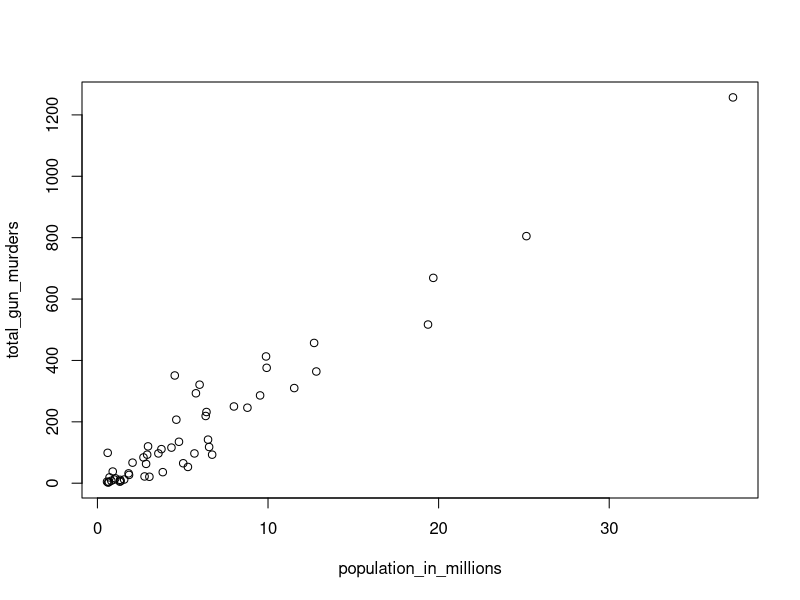
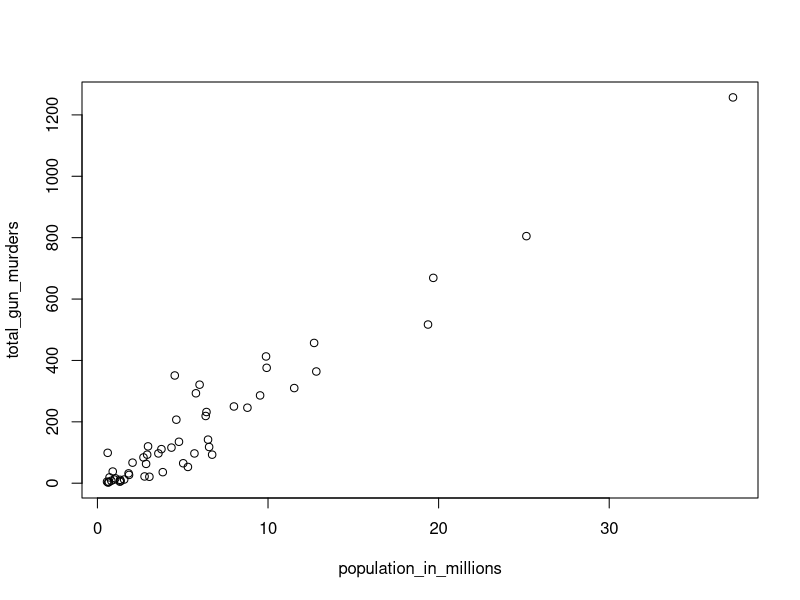
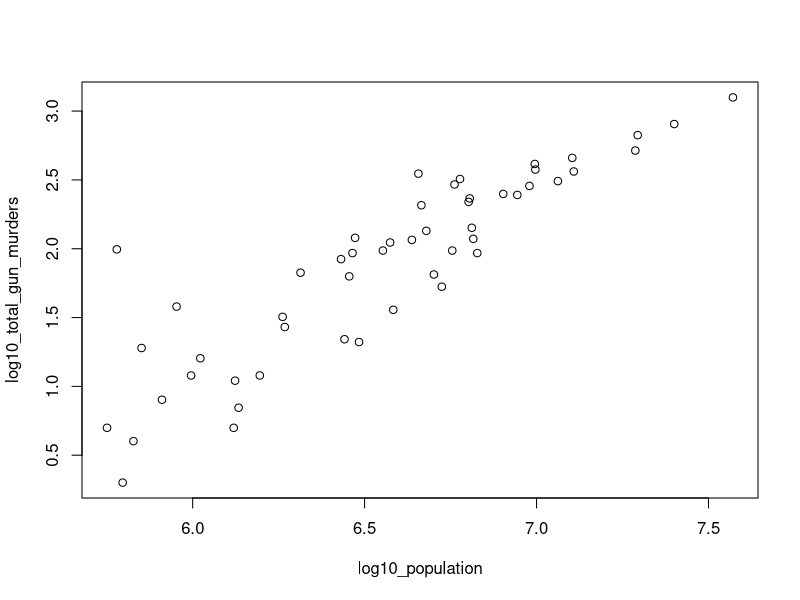

The R script that drew these images, in order: (Note: this script raises an error after producing the figures.)
## ---- chunk 1
library(dslabs)
data(murders)
population_in_millions <- murders$population/10^6
total_gun_murders <- murders$total
plot(population_in_millions, total_gun_murders)
## ---- chunk 2
library(dslabs)
data(murders)
## ---- chunk 3
# Load the datasets and define some variables
library(dslabs)
data(murders)
population_in_millions <- murders$population/10^6
total_gun_murders <- murders$total
plot(population_in_millions, total_gun_murders)

# Transform population using `log10` transformation

# Transform total gun murders using `log10` transformation

# Create a scatterplot with population and murders 

## ---- chunk 4
# Transform population using `log10` transformation
log10_population<- log10(murders$population)

# Transform total gun murders using `log10` transformation
log10_total_gun_murders <- log10(murders$total)

# Create a scatterplot with population and murders 
plot(log10_population, log10_total_gun_murders)
## ---- chunk 5
test_object("log10_population", undefined_msg = "Define log10_population first.", incorrect_msg = "Transform variable using log10.")
test_object("log10_total_gun_murders", undefined_msg = "Define log10_total_gun_murders first.", incorrect_msg = "Transform variable using log10.")
test_function("plot", incorrect_msg = "Scatter population on murders.")
test_error()
success_msg("Doesn't that plot look neat!")
